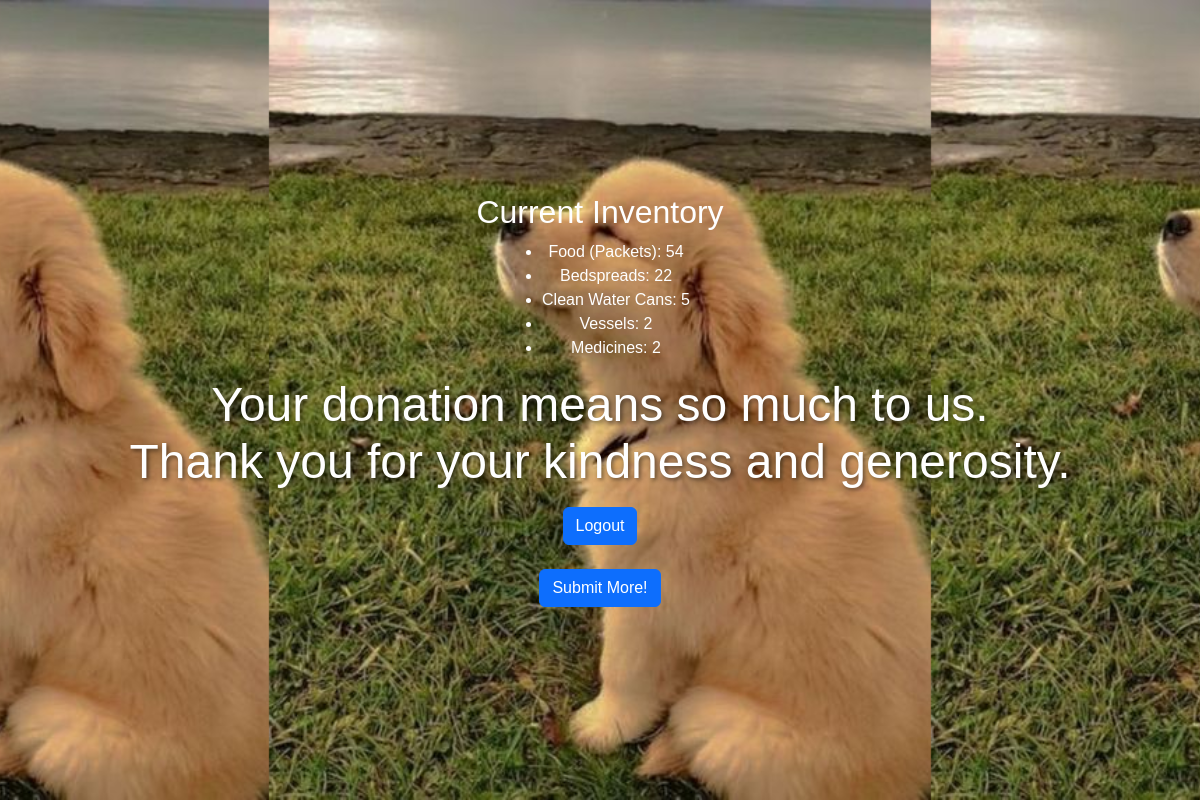
Page /rec_cont (signed in) on the earlier database version.
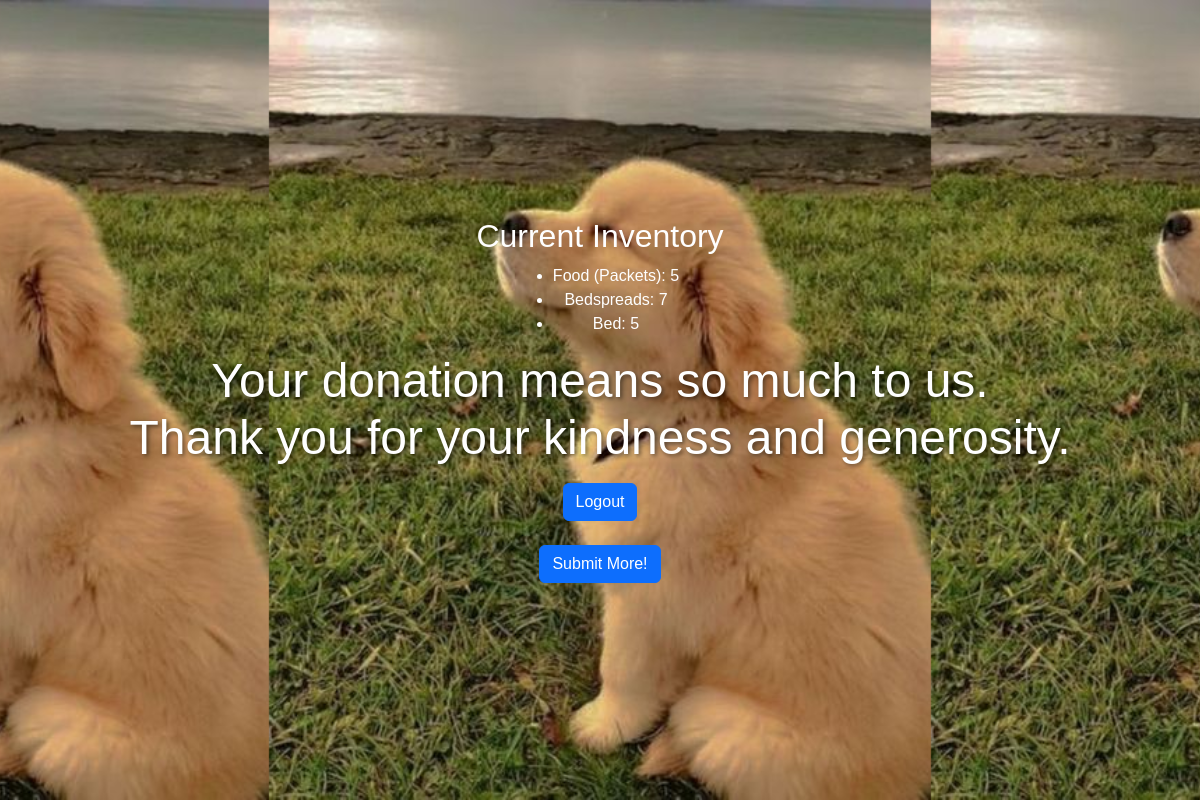
Same page on the later database version.
### fourplay/models.py (models this page shows, shortened)
class Inventory(db.Model):
    id = db.Column(db.Integer, primary_key=True)
    item = db.Column(db.String(40), nullable=False)
    quantity = db.Column(db.Integer, nullable=False)

### fourplay/routes.py (the view)
@app.route("/rec_cont")
@login_required
def rec_cont():
    inv = Inventory.query.all()
    return render_template('rec_cont.html', inv=inv)

### fourplay/__init__.py (called while the page is built)
@app.before_request
def create_tables():
    db.create_all()

### fourplay/models.py (called while the page is built)
@login_manager.user_loader
def load_user(volunteer_id):
    return Volunteer.query.get(int(volunteer_id))

### fourplay/templates/rec_cont.html (shortened to what this page needs)
<!DOCTYPE html>
<html lang="en">
<head>
    <link href="https://cdn.jsdelivr.net/npm/bootstrap@5.3.0/dist/css/bootstrap.min.css" rel="stylesheet">
</head>
<body>
    <div class="content-section">
        <h2>Current Inventory</h2>
        <ul>
            {% for entry in inv %}
                <li>{{ entry.item }}: {{ entry.quantity }}</li>
            {% endfor %}
        </ul>
        <h1> Your donation means so much to us.<br>
            Thank you for your kindness and generosity.
        </h1>
    <div class="button-container">
        <a href="{{ url_for('logout') }}" class="btn btn-primary">Logout</a>
    </div>
    <br>
    <div class="button-container">
        <a href="{{ url_for('contributor') }}" class="btn btn-primary">Submit More!</a>
    </div>
    </div>
</body>
</html>

### fourplay/templates/rec_cont.html (style rules this page uses)
body { margin: 0; padding: 0; font-family: 'Poppins', sans-serif; background-color: #f8f9fa; overflow-x: hidden; }
.content-section { background: url(/static/images/doggo.jpg) repeat center center; background-size: contain; height: 100vh; display: flex; flex-direction: column; justify-content: center; align-items: center; text-align: center; color: #ffffff; padding: 20px; }
h1 { font-size: 3rem; margin-bottom: 1rem; text-shadow: 2px 2px 4px rgba(0, 0, 0, 0.5); }

Differences in the rows shown:
removed Inventory: item "Vessels", quantity "2"
removed Inventory: item "Medicines", quantity "2"
changed Inventory "Food (Packets)": quantity "54" → "5"
changed Inventory "Bedspreads": quantity "22" → "7"
changed Inventory: item "Clean Water Cans" → "Bed"
